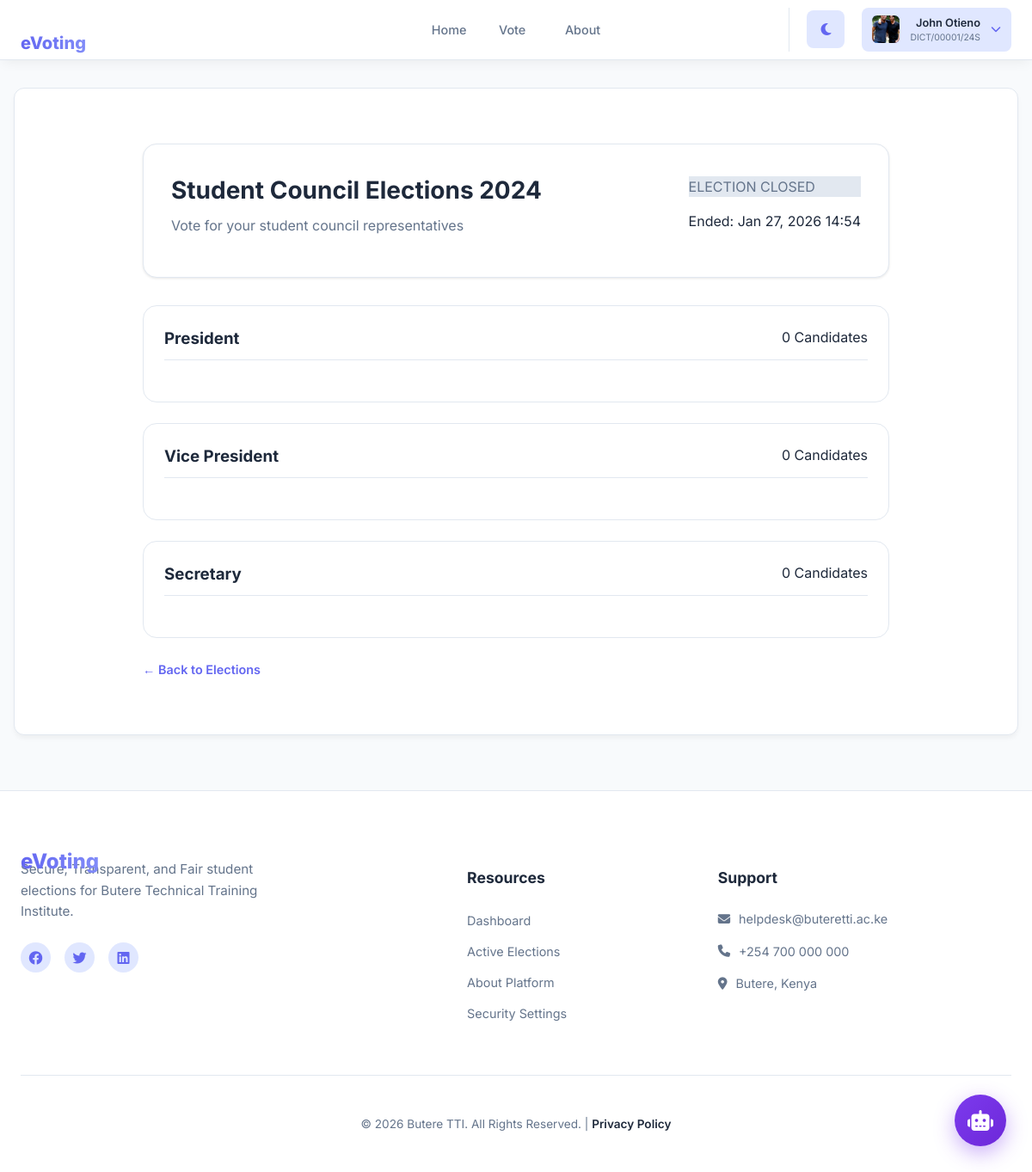
/student/elections/1/results/ (signed in), run on the app's committed database.
### core/models.py (models this page shows, shortened)
class User(AbstractUser):
	username = None  # Remove username field
	email = models.EmailField('email address', unique=True, null=True, blank=True)
	admission_number = models.CharField(
		max_length=20,
		unique=True,
		null=True,
		blank=True,
		validators=[
			RegexValidator(
				regex=ADMISSION_NUMBER_REGEX,
				message='Admission number must be in the format PROGRAM/01542/24S',
				code='invalid_admission_number'
			)
		]
	)
	full_name = models.CharField(max_length=255)
	programme = models.CharField(max_length=100, null=True, blank=True)
	year_of_study = models.PositiveIntegerField(null=True, blank=True)
	is_student = models.BooleanField(default=False)
	password_changed = models.BooleanField(default=False)  # Track first login password change
	profile_picture = models.ImageField(upload_to='profile_pictures/%Y/%m/%d/', null=True, blank=True)
	objects = UserManager()
	USERNAME_FIELD = 'email'
	REQUIRED_FIELDS = ['full_name']

class Election(models.Model):
	STATUS_CHOICES = [
		('draft', 'Draft'),
		('active', 'Active'),
		('closed', 'Closed'),
	]
	title = models.CharField(max_length=255)
	description = models.TextField(blank=True)
	start_datetime = models.DateTimeField()
	end_datetime = models.DateTimeField()
	status = models.CharField(max_length=20, choices=STATUS_CHOICES, default='draft')
	created_at = models.DateTimeField(auto_now_add=True)
	updated_at = models.DateTimeField(auto_now=True)
	class Meta:
		ordering = ['-created_at']
	def is_active(self):
		now = timezone.now()
		return self.status == 'active' and self.start_datetime <= now < self.end_datetime

class Position(models.Model):
	election = models.ForeignKey(Election, on_delete=models.PROTECT, related_name='positions')
	title = models.CharField(max_length=255)
	description = models.TextField(blank=True)
	order = models.PositiveIntegerField(default=0)
	created_at = models.DateTimeField(auto_now_add=True)
	class Meta:
		ordering = ['order', 'title']
		unique_together = ('election', 'title')

### core/views.py (the view, shortened to what this page needs)
# urls.py: path('student/elections/<int:election_pk>/results/', views.election_results, name='election_results'),
@login_required(login_url='student_login')
@student_required
def election_results(request, election_pk):
    election = get_object_or_404(Election, pk=election_pk)
    positions = election.positions.prefetch_related('candidates__votes').all()
    results = {}
    for position in positions:
        candidates_data = []
        total_votes_in_position = 0
        if total_votes_in_position > 0:
            max_votes = max([c['vote_count'] for c in candidates_data])
            for candidate in candidates_data:
                candidate['percentage'] = round((candidate['vote_count'] / total_votes_in_position) * 100, 1)
                if candidate['vote_count'] == max_votes:
                    candidate['is_winner'] = True
        candidates_data.sort(key=lambda x: x['vote_count'], reverse=True)
        results[position.title] = candidates_data
    turnout_stats = None
    context = {
        'election': election,
        'positions': positions,
        'results': results,
        'turnout_stats': turnout_stats,
    }
    return render(request, 'core/election_results_student.html', context)

### core/auth_backend.py (called while the page is built)
    def get_user(self, user_id):
        UserModel = get_user_model()
        try:
            return UserModel.objects.get(pk=user_id)
        except UserModel.DoesNotExist:
            return None

### core/models.py (called while the page is built)
	@classmethod
	def get_status(cls):
		obj, created = cls.objects.get_or_create(pk=1)
		return obj

### core/templates/core/election_results_student.html (shortened to what this page needs)
{% extends 'base_student.html' %}
{% block content %}
<div class="results-container">
    <div class="results-header-card">
        <div class="header-main">
            <h1>{{ election.title }}</h1>
            <p class="subtitle">{{ election.description }}</p>
        </div>
        <div class="header-status">
            {% if election.is_active %}
                <div class="status-tag live">
                    <span class="dot pulse"></span> LIVE COUNTING
                </div>
                <p class="date-info">Closes: {{ election.end_datetime|date:"M d, Y H:i" }}</p>
            {% else %}
                <div class="status-tag closed">
                     ELECTION CLOSED
                </div>
                <p class="date-info">Ended: {{ election.end_datetime|date:"M d, Y H:i" }}</p>
            {% endif %}
        </div>
    </div>
    {% if election.is_active %}
        <div class="in-progress-placeholder">
            <div class="placeholder-content">
                <div class="icon-wrap">
                    <span class="lock-icon">🔒</span>
                </div>
                <h2>Results are currently sealed</h2>
                <p>To maintain the integrity of the election, live vote tallies are hidden until the polls officially close.</p>
                <div class="countdown-timer">
                    <span class="timer-label">Results will be unsealed in:</span>
                    <div id="countdown-clock">{{ election.end_datetime|timeuntil }}</div>
                </div>
                <div class="action-row">
                    <a href="{% url 'elections_list' %}" class="btn-secondary">Return to Dashboard</a>
                </div>
            </div>
        </div>
        {% if user.is_staff and turnout_stats %}
            <div class="admin-preview-section">
                <div class="admin-divider"><span>Staff Preview: Turnout</span></div>
                <div class="stats-section">
                    <div class="stat-card">
                        <span class="stat-value">{{ turnout_stats.total_votes }}</span>
                        <span class="stat-label">Total Votes Cast</span>
                    </div>
                    <div class="stat-card">
                        <span class="stat-value">{{ turnout_stats.turnout_percentage }}%</span>
                        <span class="stat-label">Participation Rate</span>
                    </div>
                </div>
            </div>
        {% endif %}
    {% else %}
        <div class="results-grid">
            {% for position, candidates in results.items %}
                <div class="position-result-card">
                    <div class="pos-header">
                        <h3>{{ position }}</h3>
                        <span class="candidate-count">{{ candidates|length }} Candidates</span>
                    </div>
                </div>
            {% empty %}
                <div class="empty-state">
                    <p>No data available for this election.</p>
                </div>
            {% endfor %}
        </div>
    {% endif %}
    <div class="footer-actions">
        <a href="{% url 'elections_list' %}" class="btn-back">← Back to Elections</a>
    </div>
</div>
{% endblock %}

### templates/base_student.html (shortened to what this page needs)
{% load static %}
<!DOCTYPE html>
<html lang="en" data-theme="light">
<head>
    <link rel="stylesheet" href="https://cdnjs.cloudflare.com/ajax/libs/font-awesome/6.4.0/css/all.min.css">
</head>
<body>
    <nav class="navbar-student">
        <div class="navbar-container">
            <a href="{% url 'student_dashboard' %}" style="text-decoration: none;">
                <span class="brand-text">eVoting</span>
            </a>
            <div class="navbar-menu-content" id="nav-menu">
                <ul class="navbar-nav">
                    <li><a href="{% url 'student_dashboard' %}"
                            class="nav-link {% if request.resolver_match.url_name == 'student_dashboard' %}active{% endif %}">Home</a>
                    </li>
                    <li><a href="{% url 'elections_list' %}"
                            class="nav-link  {% if request.resolver_match.url_name == 'elections_list' %}active{% endif %}">Vote</a>
                    </li>
                    <li class="nav-item">
                        <a href="{% url 'about' %}"
                            class="nav-link {% if request.resolver_match.url_name == 'about' %}active{% endif %}">
                            About
                        </a>
                    </li>
                </ul>
                <div class="navbar-actions">
                    <button id="theme-toggle" class="theme-toggle-btn">
                        <i class="fas fa-moon"></i>
                    </button>
                    <div class="student-profile-dropdown">
                        <div class="profile-trigger">
                            <div class="profile-avatar">
                                {% if user.profile_picture %}
                                <img src="{{ user.profile_picture.url }}" alt="Profile picture" class="avatar-image">
                                {% else %}
                                {% if user.full_name %}
                                {{ user.full_name|first|upper }}
                                {% else %}
                                {{ user.username|first|upper }}
                                {% endif %}
                                {% endif %}
                            </div>
                            <div class="profile-info">
                                <span class="profile-name">{{ user.full_name|default:user.username }}</span>
                                <span class="profile-admission">{{ user.admission_number }}</span>
                            </div>
                            <i class="fas fa-chevron-down"></i>
                        </div>
                    </div>
                </div>
            </div>
        </div>
    </nav>
    <main class="portal-container">
        <div class="main-card">
            {% block content %}{% endblock %}
        </div>
    </main>
    <footer class="portal-footer">
        <div class="footer-container">
            <div class="footer-grid">
                <div class="footer-brand">
                    <span class="brand-text">eVoting</span>
                    <p class="footer-motto">Secure, Transparent, and Fair student elections for Butere Technical
                        Training Institute.</p>
                    <div class="social-links">
                        <a href="#"><i class="fab fa-facebook"></i></a>
                        <a href="#"><i class="fab fa-twitter"></i></a>
                        <a href="#"><i class="fab fa-linkedin"></i></a>
                    </div>
                </div>
                <div class="footer-links">
                    <h4>Resources</h4>
                    <ul>
                        <li><a href="{% url 'student_dashboard' %}">Dashboard</a></li>
                        <li><a href="{% url 'elections_list' %}">Active Elections</a></li>
                        <li><a href="{% url 'about' %}">About Platform</a></li>
                        <li><a href="{% url 'change_password' %}">Security Settings</a></li>
                    </ul>
                </div>
                <div class="footer-contact">
                    <h4>Support</h4>
                    <p><i class="fas fa-envelope"></i> helpdesk@buteretti.ac.ke</p>
                    <p><i class="fas fa-phone"></i> +254 700 000 000</p>
                    <p><i class="fas fa-map-marker-alt"></i> Butere, Kenya</p>
                </div>
            </div>
            <div class="footer-bottom">
                <p>&copy; 2026 Butere TTI. All Rights Reserved. | <a href="#">Privacy Policy</a></p>
            </div>
        </div>
    </footer>
    {% include 'includes/floating_chatbot.html' %}
</body>
</html>

### core/templates/core/election_results_student.html (style rules this page uses)
:root { --primary: #6366f1; --primary-dark: #4f46e5; --primary-light: #e0e7ff; }
[data-theme="light"] { --result-bar-bg: #f3f4f6; --winner-bg: #dcfce7; --winner-text: #166534; }
.results-container { max-width: 900px; margin: 0 auto; padding: 2rem 1rem; font-family: 'Inter', sans-serif; color: var(--text-main); }
.results-header-card { background: var(--card-bg); border: 1px solid var(--border-color); border-radius: 16px; padding: 2rem; display: flex; justify-content: space-between; align-items: center; margin-bottom: 2rem; box-shadow: 0 1px 3px rgba(0,0,0,0.1); transition: background 0.3s ease, border 0.3s ease; }
.header-main h1 { margin: 0; font-size: 1.75rem; color: var(--text-main); }
.subtitle { color: var(--text-muted); margin-top: 0.5rem; }
.status-tag.closed { background: var(--border-color); color: var(--text-muted); }
.position-result-card { background: var(--card-bg); border: 1px solid var(--border-color); border-radius: 16px; padding: 1.5rem; margin-bottom: 1.5rem; transition: background 0.3s ease; }
.pos-header { border-bottom: 1px solid var(--border-color); padding-bottom: 10px; display: flex; justify-content: space-between; margin-bottom: 1.5rem; }
.pos-header h3 { color: var(--text-main); margin: 0; }
.btn-back, .btn-print { background: none; border: none; color: var(--primary); font-weight: 600; cursor: pointer; text-decoration: none; font-size: 0.9rem; }

### data on the page
User: profile_picture (picture), full_name "John Otieno", admission_number "DICT/00001/24S"
Election: title "Student Council Elections 2024", description "Vote for your student council representatives", end_datetime "Jan 27, 2026 14:54"
Position: results "President"
Position: results "Vice President"
Position: results "Secretary"

### other printed values
{{ candidates|length }} "0" "0" "0"
